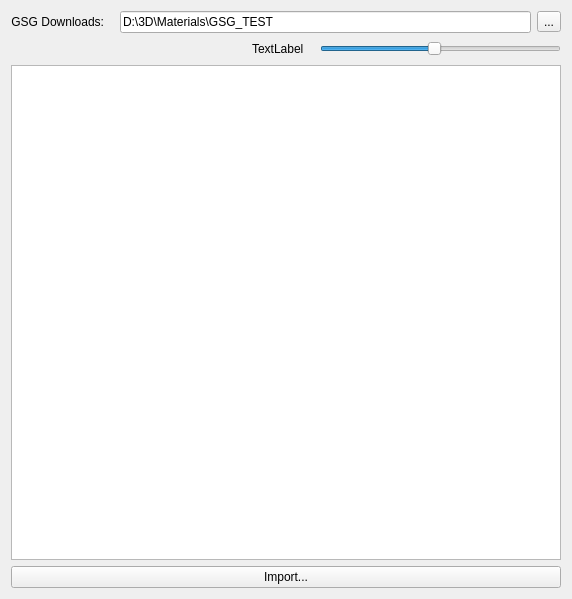
<?xml version="1.0" encoding="UTF-8"?>
<ui version="4.0">
 <class>Form</class>
 <widget class="QWidget" name="Form">
  <property name="geometry">
   <rect>
    <x>0</x>
    <y>0</y>
    <width>572</width>
    <height>599</height>
   </rect>
  </property>
  <property name="windowTitle">
   <string>Form</string>
  </property>
  <layout class="QGridLayout" name="gridLayout">
   <item row="0" column="0">
    <layout class="QVBoxLayout" name="verticalLayout">
     <item>
      <layout class="QHBoxLayout" name="horizontalLayout">
       <item>
        <widget class="QLabel" name="label">
         <property name="layoutDirection">
          <enum>Qt::LeftToRight</enum>
         </property>
         <property name="text">
          <string>GSG Downloads:</string>
         </property>
         <property name="alignment">
          <set>Qt::AlignRight|Qt::AlignTrailing|Qt::AlignVCenter</set>
         </property>
        </widget>
       </item>
       <item>
        <spacer name="horizontalSpacer">
         <property name="orientation">
          <enum>Qt::Horizontal</enum>
         </property>
         <property name="sizeType">
          <enum>QSizePolicy::Fixed</enum>
         </property>
         <property name="sizeHint" stdset="0">
          <size>
           <width>10</width>
           <height>20</height>
          </size>
         </property>
        </spacer>
       </item>
       <item>
        <widget class="QLineEdit" name="tf_path">
         <property name="text">
          <string>D:\3D\Materials\GSG_TEST</string>
         </property>
        </widget>
       </item>
       <item>
        <widget class="QToolButton" name="btn_explore">
         <property name="text">
          <string>...</string>
         </property>
        </widget>
       </item>
      </layout>
     </item>
     <item>
      <layout class="QHBoxLayout" name="horizontalLayout_2">
       <item>
        <spacer name="horizontalSpacer_2">
         <property name="orientation">
          <enum>Qt::Horizontal</enum>
         </property>
         <property name="sizeHint" stdset="0">
          <size>
           <width>40</width>
           <height>20</height>
          </size>
         </property>
        </spacer>
       </item>
       <item>
        <widget class="QLabel" name="percent">
         <property name="text">
          <string>TextLabel</string>
         </property>
        </widget>
       </item>
       <item>
        <spacer name="horizontalSpacer_3">
         <property name="orientation">
          <enum>Qt::Horizontal</enum>
         </property>
         <property name="sizeType">
          <enum>QSizePolicy::Fixed</enum>
         </property>
         <property name="sizeHint" stdset="0">
          <size>
           <width>10</width>
           <height>20</height>
          </size>
         </property>
        </spacer>
       </item>
       <item>
        <widget class="QSlider" name="zoom">
         <property name="maximumSize">
          <size>
           <width>250</width>
           <height>16777215</height>
          </size>
         </property>
         <property name="minimum">
          <number>5</number>
         </property>
         <property name="maximum">
          <number>100</number>
         </property>
         <property name="value">
          <number>50</number>
         </property>
         <property name="orientation">
          <enum>Qt::Horizontal</enum>
         </property>
        </widget>
       </item>
      </layout>
     </item>
     <item>
      <widget class="QTableWidget" name="table_items"/>
     </item>
     <item>
      <widget class="QPushButton" name="btn_import">
       <property name="text">
        <string>Import...</string>
       </property>
      </widget>
     </item>
    </layout>
   </item>
  </layout>
 </widget>
 <resources/>
 <connections/>
</ui>
